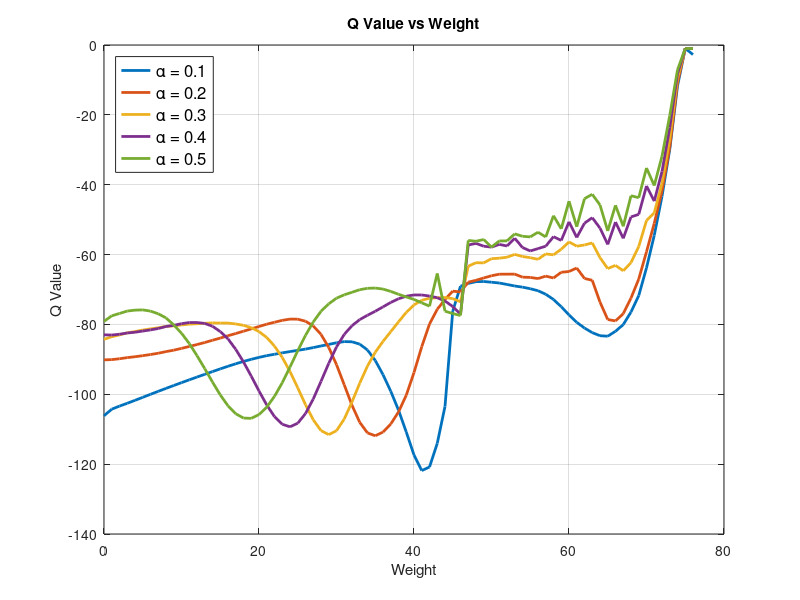

Here is the MATLAB script that generated this plot:
clear all;
close all;
clc;

folder_path = '/Users/omeremeksiz/Desktop/masaustu/RL/application/td_learning/application_output_v2/alpha_param';

load('data_bestactions_alpha01.mat')
data_bestactions_alpha01  = bestactions1;

weight_alpha01 = data_bestactions_alpha01(:,1);
qvalue_alpha01 = data_bestactions_alpha01(:,4);

load('data_bestactions_alpha02.mat')
data_bestactions_alpha02  = bestactions2;

weight_alpha02 = data_bestactions_alpha02(:,1);
qvalue_alpha02 = data_bestactions_alpha02(:,4);

load('data_bestactions_alpha03.mat')
data_bestactions_alpha03  = bestactions3;

weight_alpha03 = data_bestactions_alpha03(:,1);
qvalue_alpha03 = data_bestactions_alpha03(:,4);

load('data_bestactions_alpha04.mat')
data_bestactions_alpha04  = bestactions4;

weight_alpha04 = data_bestactions_alpha04(:,1);
qvalue_alpha04 = data_bestactions_alpha04(:,4);

load('data_bestactions_alpha05.mat')
data_bestactions_alpha05  = bestactions5;

weight_alpha05 = data_bestactions_alpha05(:,1);
qvalue_alpha05 = data_bestactions_alpha05(:,4);

figure(1)
plot(weight_alpha01, qvalue_alpha01, 'LineWidth', 2);
title('Q Value vs Weight');
xlabel('Weight');
ylabel('Q Value');
grid on;
hold on;

plot(weight_alpha02, qvalue_alpha02, 'LineWidth', 2);
plot(weight_alpha03, qvalue_alpha03, 'LineWidth', 2);
plot(weight_alpha02, qvalue_alpha04, 'LineWidth', 2);
plot(weight_alpha03, qvalue_alpha05, 'LineWidth', 2);


legend('\alpha = 0.1','\alpha = 0.2', '\alpha = 0.3', '\alpha = 0.4', '\alpha = 0.5', 'Location','northwest');

legendFontSize = 12;
legend('FontSize', legendFontSize);

hold off;

saveas(gcf, fullfile(folder_path, 'alpha_param_analysis.jpg'));